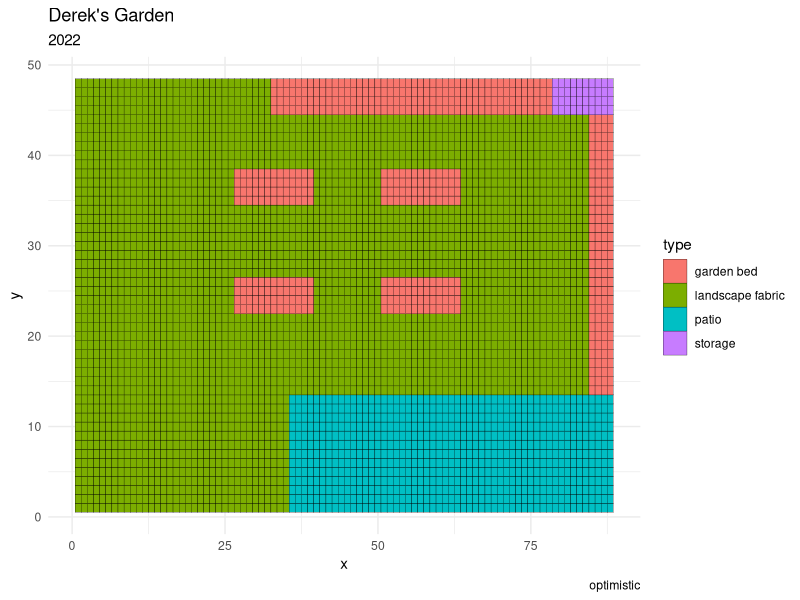

The R source for this figure:
## ---- chunk 1
knitr::opts_chunk$set(echo = TRUE)
library("dplyr")
library("ggplot2")
## ---- chunk 2
xmax <- 88
ymax <- 48
garden_view <- data.frame(x = rep(NA, xmax*ymax),
                          y = rep(NA, xmax*ymax),
                          type = rep(NA, xmax*ymax))
for(i in 1:xmax){
  for(j in 1:ymax){
    garden_view$x[(i-1)*ymax + j] <- i
    garden_view$y[(i-1)*ymax + j] <- j
    garden_view$type[(i-1)*ymax + j] <- "landscape fabric"
  }
}
## ---- chunk 3
new_item <- function(a = 1, b = 1, 
                     c = 1, d = 1,
                     type = "landscape fabric"){
  for(i in a:b){
    for(j in c:d){
      # garden_view$x[(i-1)*d + j] <<- i
      # garden_view$y[(i-1)*d + j] <<- j
      garden_view$type[(i-1)*ymax + j] <<- type
    }
  }
}
## ---- chunk 4
#patio
new_item(36, 88, 1, 13, "patio")

#garden beds
new_item(27, 39, 23, 26, "garden bed")
new_item(27, 39, 35, 38, "garden bed")
new_item(51, 63, 23, 26, "garden bed")
new_item(51, 63, 35, 38, "garden bed")
new_item(33, 88, 45, 48, "garden bed")
new_item(85, 88, 14, 48, "garden bed")

#storage
new_item(79, 88, 45, 48, "storage")
## ---- chunk 5
garden_view |>
  ggplot() +
  geom_tile(aes(x = x, y = y, fill = type), color = "black") +
  labs(title = "Derek's Garden",
       subtitle = "2022",
       caption = "optimistic") +
  theme_minimal()
